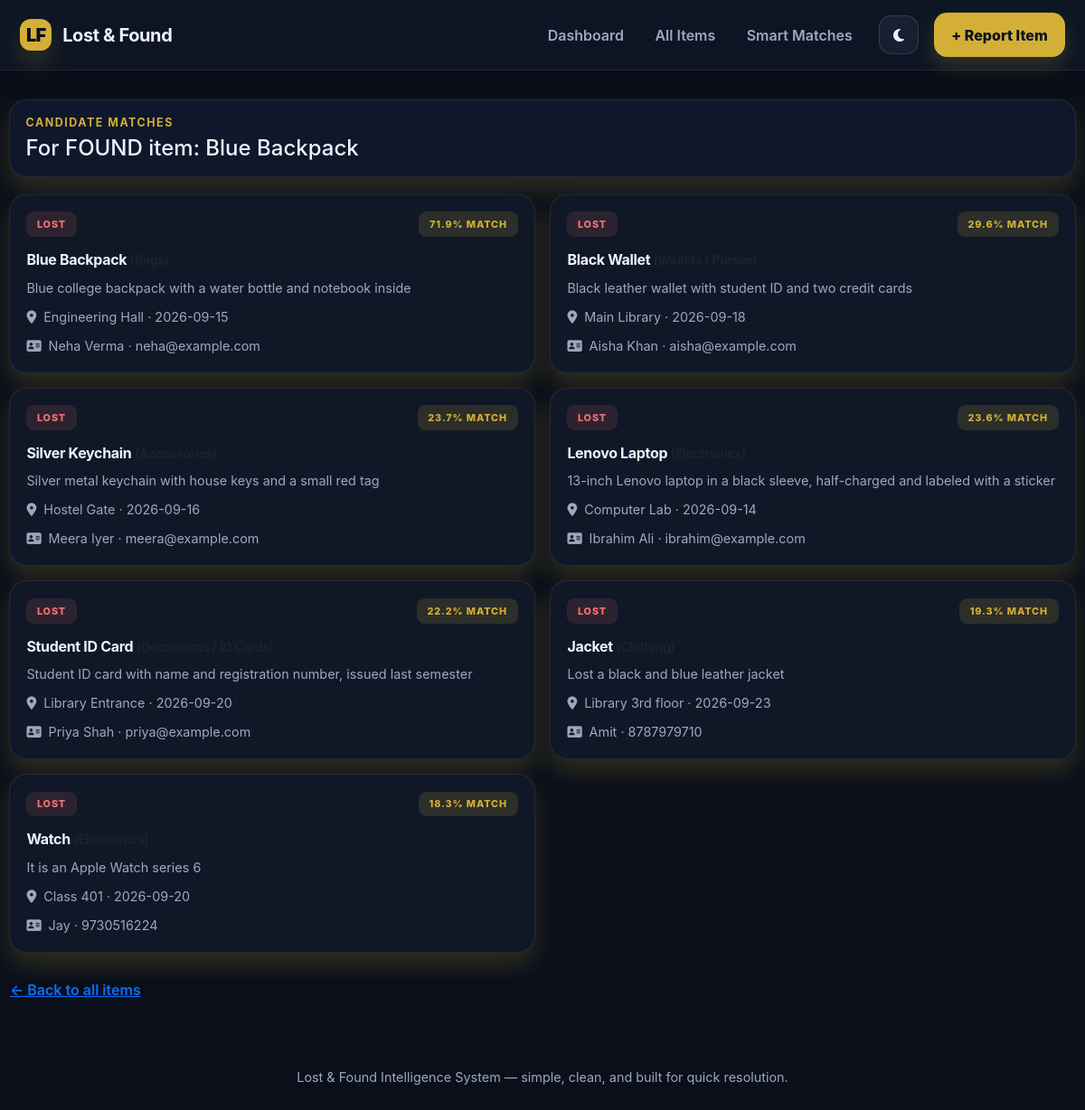
/matches/7, run on the app's committed database.
### tables this page shows
CREATE TABLE items (
            id            INTEGER PRIMARY KEY AUTOINCREMENT,
            item_type     TEXT    NOT NULL CHECK (item_type IN ('lost', 'found')),
            item_name     TEXT    NOT NULL,
            category      TEXT    NOT NULL,
            description   TEXT    NOT NULL,
            location      TEXT    NOT NULL,
            event_date    TEXT    NOT NULL,
            person_name   TEXT    NOT NULL,
            contact       TEXT    NOT NULL,
            status        TEXT    NOT NULL DEFAULT 'open' CHECK (status IN ('open', 'resolved')),
            created_at    TEXT    NOT NULL
        );

### app.py (the view)
@app.route("/matches/<int:item_id>")
def matches_for_item(item_id):
    db = get_db()
    item = db.execute("SELECT * FROM items WHERE id = ?", (item_id,)).fetchone()
    if item is None:
        flash("Item not found.", "danger")
        return redirect(url_for("view_items"))
    candidates = find_matches_for(item, threshold=15.0, limit=10)
    return render_template("matches.html", single_item=item, candidates=candidates, results=None)

### app.py (called while the page is built)
def get_db():
    if "db" not in g:
        g.db = sqlite3.connect(DB_PATH)
        g.db.row_factory = sqlite3.Row
        g.db.execute("PRAGMA foreign_keys = ON")
    return g.db

def text_similarity(a, b):
    a = (a or "").strip().lower()
    b = (b or "").strip().lower()
    if not a or not b:
        return 0.0
    return SequenceMatcher(None, a, b).ratio()

def match_score(item_a, item_b):
    name_sim = text_similarity(item_a["item_name"], item_b["item_name"])
    desc_sim = text_similarity(item_a["description"], item_b["description"])
    loc_sim = text_similarity(item_a["location"], item_b["location"])
    category_match = 1.0 if item_a["category"] == item_b["category"] else 0.0
    score = (name_sim * 0.35) + (desc_sim * 0.25) + (category_match * 0.25) + (loc_sim * 0.15)
    return round(score * 100, 1)

def find_matches_for(item, threshold=30.0, limit=5):
    db = get_db()
    opposite_type = "found" if item["item_type"] == "lost" else "lost"
    candidates = db.execute(
        "SELECT * FROM items WHERE item_type = ? AND status = 'open' AND id != ?",
        (opposite_type, item["id"]),
    ).fetchall()
    scored = []
    for c in candidates:
        s = match_score(item, c)
        if s >= threshold:
            scored.append((s, c))
    scored.sort(key=lambda x: x[0], reverse=True)
    return scored[:limit]

### templates/matches.html (shortened to what this page needs)
{% extends "base.html" %}
{% block content %}
{% if results is not none %}
  <div class="filter-shell">
    <div>
      <p class="eyebrow mb-1">Smart matching</p>
      <h4 class="mb-0">Best recommendation for each open lost report</h4>
    </div>
  </div>
  <div class="match-grid">
    {% for lost, best in results %}
    <div class="match-card">
      <div class="d-flex justify-content-between align-items-center mb-3">
        <span class="type-pill lost">Lost</span>
        <span class="category-pill">{{ lost.category }}</span>
      </div>
      <h6>{{ lost.item_name }}</h6>
      <p class="meta-text mb-2">{{ lost.description }}</p>
      <p class="meta-text mb-0"><i class="fa-solid fa-location-dot me-2"></i>{{ lost.location }} &middot; {{ lost.event_date }}</p>
      {% if best %}
        <div class="match-highlight">
          <strong>{{ best[0] }}% match</strong> with found item <strong>{{ best[1].item_name }}</strong> at {{ best[1].location }}.
        </div>
        <a href="{{ url_for('matches_for_item', item_id=lost.id) }}" class="btn btn-outline-primary btn-sm">View all candidates</a>
      {% else %}
        <div class="info-note mt-3 mb-0">
          <i class="fa-solid fa-circle-info"></i>
          <span>No strong match yet.</span>
        </div>
      {% endif %}
    </div>
    {% else %}
    <div class="empty-state">No open lost items to match right now.</div>
    {% endfor %}
  </div>
{% else %}
  <div class="filter-shell">
    <div>
      <p class="eyebrow mb-1">Candidate matches</p>
      <h4 class="mb-0">For {{ single_item.item_type|upper }} item: {{ single_item.item_name }}</h4>
    </div>
  </div>
  <div class="match-grid">
    {% for score, cand in candidates %}
    <div class="match-card">
      <div class="d-flex justify-content-between align-items-center mb-3">
        <span class="type-pill {{ cand.item_type }}">{{ cand.item_type }}</span>
        <span class="score-pill">{{ score }}% match</span>
      </div>
      <h6>{{ cand.item_name }} <small class="text-muted">({{ cand.category }})</small></h6>
      <p class="meta-text mb-2">{{ cand.description }}</p>
      <p class="meta-text mb-2"><i class="fa-solid fa-location-dot me-2"></i>{{ cand.location }} &middot; {{ cand.event_date }}</p>
      <p class="meta-text mb-0"><i class="fa-solid fa-address-card me-2"></i>{{ cand.person_name }} &middot; {{ cand.contact }}</p>
    </div>
    {% else %}
    <div class="empty-state">No candidate matches found above the similarity threshold.</div>
    {% endfor %}
  </div>
  <a href="{{ url_for('view_items') }}" class="btn btn-link mt-3 px-0">&larr; Back to all items</a>
{% endif %}
{% endblock %}

### static/style.css (style rules this page uses)
:root { --bg: #0a0f1a; --bg-strong: #111827; --panel: #101827; --panel-strong: #172133; --line: rgba(255,255,255,0.08); --line-strong: rgba(255,255,255,0.12); --text: #edf2ff; --muted: #9ba9c0; --primary: #d4af37; --primary-strong: #b8921d; --primary-soft: rgba(212, 175, 55, 0.14); --success: #35d399; --success-soft: rgba(53, 211, 153, 0.12); --danger: #f87171; --danger-soft: rgba(248, 113, 113, 0.12); --warning: #fbbf24; --warning-soft: rgba(251, 191, 36, 0.12); --cyan: #7dd3fc; --pink: #f9a8d4; --shadow: 0 20px 50px rgba(0, 0, 0, 0.35); --shadow-soft: 0 14px 26px rgba(212, 175, 55, 0.18); }
* { box-sizing: border-box; }
html { scroll-behavior: smooth; }
body { margin: 0; font-family: "Inter", "Segoe UI", sans-serif; background: var(--bg); color: var(--text); transition: background 0.25s ease, color 0.25s ease; }
a { text-decoration: none; }
.eyebrow { margin: 0 0 0.5rem; font-size: 0.78rem; text-transform: uppercase; letter-spacing: 0.12em; color: var(--primary); font-weight: 700; }
.btn { border-radius: 0.9rem; padding: 0.76rem 1.2rem; font-weight: 600; transition: all 0.2s ease; }
.type-pill, .status-pill, .category-pill, .score-pill { display: inline-flex; align-items: center; justify-content: center; padding: 0.36rem 0.72rem; border-radius: 0.55rem; font-size: 0.68rem; font-weight: 800; letter-spacing: 0.08em; text-transform: uppercase; }
.type-pill.lost { background: var(--danger-soft); color: var(--danger); }
.meta-text { margin: 0.65rem 0 0; color: var(--muted); font-size: 0.9rem; line-height: 1.5; }
.filter-shell { display: flex; justify-content: space-between; align-items: center; gap: 1rem; flex-wrap: wrap; background: #0f172a; border: 1px solid var(--line); border-radius: 1.2rem; padding: 1rem 1.1rem; margin-bottom: 1.2rem; box-shadow: var(--shadow-soft); }
.match-grid { display: grid; grid-template-columns: repeat(2, minmax(0, 1fr)); gap: 1rem; }
.match-card { border: 1px solid var(--line); border-radius: 1.2rem; background: var(--panel); padding: 1.15rem; box-shadow: var(--shadow-soft); transition: transform 0.2s ease, box-shadow 0.2s ease; animation: fadeUp 0.6s ease both; }
.match-card h6 { margin: 0; font-weight: 700; letter-spacing: -0.02em; }
.score-pill { background: var(--primary-soft); color: var(--primary); }

### data on the page
items: item_type "FOUND", item_name "Blue Backpack"
items: item_type "LOST", score "71.9", item_name "Blue Backpack", description "Blue college backpack with a water bottle and notebook inside", location "Engineering Hall", event_date "2026-09-15", person_name "Neha Verma", contact "neha@example.com"
items: item_type "LOST", score "29.6", item_name "Black Wallet", description "Black leather wallet with student ID and two credit cards", location "Main Library", event_date "2026-09-18", person_name "Aisha Khan", contact "aisha@example.com"
items: item_type "LOST", score "23.7", item_name "Silver Keychain", description "Silver metal keychain with house keys and a small red tag", location "Hostel Gate", event_date "2026-09-16", person_name "Meera Iyer", contact "meera@example.com"
items: item_type "LOST", score "23.6", item_name "Lenovo Laptop", description "13-inch Lenovo laptop in a black sleeve, half-charged and labeled with a sticker", location "Computer Lab", event_date "2026-09-14", person_name "Ibrahim Ali", contact "ibrahim@example.com"
items: item_type "LOST", score "22.2", item_name "Student ID Card", description "Student ID card with name and registration number, issued last semester", location "Library Entrance", event_date "2026-09-20", person_name "Priya Shah", contact "priya@example.com"
items: item_type "LOST", score "19.3", item_name "Jacket", description "Lost a black and blue leather jacket", location "Library 3rd floor", event_date "2026-09-23", person_name "Amit", contact "8787979710"
items: item_type "LOST", score "18.3", item_name "Watch", description "It is an Apple Watch series 6", location "Class 401", event_date "2026-09-20", person_name "Jay", contact "9730516224"
